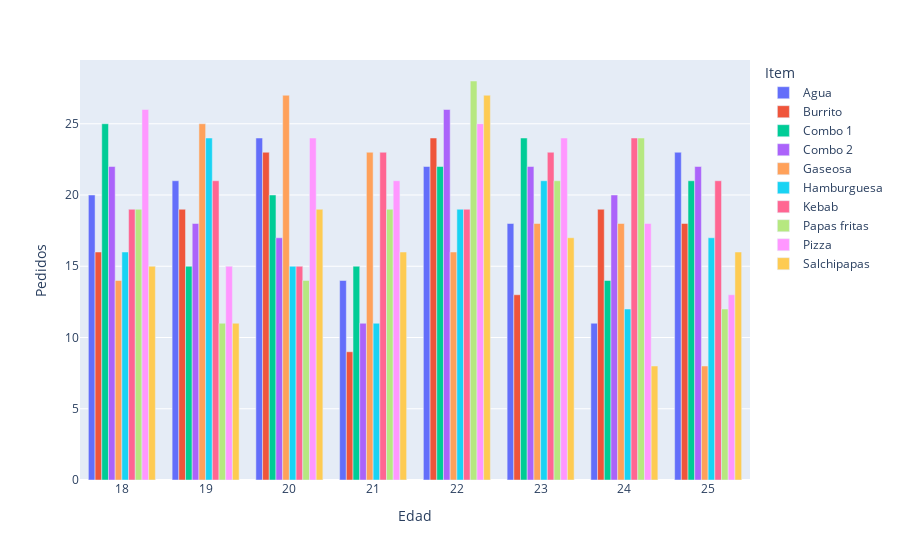

Notebook code for this chart:
### Code cell
edad_bar = px.bar(edad, x=edad.index, y=edad.columns, barmode="group")
edad_bar.update_yaxes(title_text="Pedidos")

### Figure 1 — Plotly figure (JSON) as saved in the notebook; plotly's stock layout.template omitted (floating-point values rounded to 4 significant figures)
{"data": [{"alignmentgroup": "True", "hovertemplate": "Item=Agua<br>Edad=%{x}<br>value=%{y}<extra></extra>", "legendgroup": "Agua", "marker": {"color": "#636efa", "pattern": {"shape": ""}}, "name": "Agua", "offsetgroup": "Agua", "orientation": "v", "showlegend": true, "textposition": "auto", "type": "bar", "x": [18, 19, 20, 21, 22, 23, 24, 25], "xaxis": "x", "y": [20, 21, 24, 14, 22, 18, 11, 23], "yaxis": "y"}, {"alignmentgroup": "True", "hovertemplate": "Item=Burrito<br>Edad=%{x}<br>value=%{y}<extra></extra>", "legendgroup": "Burrito", "marker": {"color": "#EF553B", "pattern": {"shape": ""}}, "name": "Burrito", "offsetgroup": "Burrito", "orientation": "v", "showlegend": true, "textposition": "auto", "type": "bar", "x": [18, 19, 20, 21, 22, 23, 24, 25], "xaxis": "x", "y": [16, 19, 23, 9, 24, 13, 19, 18], "yaxis": "y"}, {"alignmentgroup": "True", "hovertemplate": "Item=Combo 1<br>Edad=%{x}<br>value=%{y}<extra></extra>", "legendgroup": "Combo 1", "marker": {"color": "#00cc96", "pattern": {"shape": ""}}, "name": "Combo 1", "offsetgroup": "Combo 1", "orientation": "v", "showlegend": true, "textposition": "auto", "type": "bar", "x": [18, 19, 20, 21, 22, 23, 24, 25], "xaxis": "x", "y": [25, 15, 20, 15, 22, 24, 14, 21], "yaxis": "y"}, {"alignmentgroup": "True", "hovertemplate": "Item=Combo 2<br>Edad=%{x}<br>value=%{y}<extra></extra>", "legendgroup": "Combo 2", "marker": {"color": "#ab63fa", "pattern": {"shape": ""}}, "name": "Combo 2", "offsetgroup": "Combo 2", "orientation": "v", "showlegend": true, "textposition": "auto", "type": "bar", "x": [18, 19, 20, 21, 22, 23, 24, 25], "xaxis": "x", "y": [22, 18, 17, 11, 26, 22, 20, 22], "yaxis": "y"}, {"alignmentgroup": "True", "hovertemplate": "Item=Gaseosa<br>Edad=%{x}<br>value=%{y}<extra></extra>", "legendgroup": "Gaseosa", "marker": {"color": "#FFA15A", "pattern": {"shape": ""}}, "name": "Gaseosa", "offsetgroup": "Gaseosa", "orientation": "v", "showlegend": true, "textposition": "auto", "type": "bar", "x": [18, 19, 20, 21, 22, 23, 24, 25], "xaxis": "x", "y": [14, 25, 27, 23, 16, 18, 18, 8], "yaxis": "y"}, {"alignmentgroup": "True", "hovertemplate": "Item=Hamburguesa<br>Edad=%{x}<br>value=%{y}<extra></extra>", "legendgroup": "Hamburguesa", "marker": {"color": "#19d3f3", "pattern": {"shape": ""}}, "name": "Hamburguesa", "offsetgroup": "Hamburguesa", "orientation": "v", "showlegend": true, "textposition": "auto", "type": "bar", "x": [18, 19, 20, 21, 22, 23, 24, 25], "xaxis": "x", "y": [16, 24, 15, 11, 19, 21, 12, 17], "yaxis": "y"}, {"alignmentgroup": "True", "hovertemplate": "Item=Kebab<br>Edad=%{x}<br>value=%{y}<extra></extra>", "legendgroup": "Kebab", "marker": {"color": "#FF6692", "pattern": {"shape": ""}}, "name": "Kebab", "offsetgroup": "Kebab", "orientation": "v", "showlegend": true, "textposition": "auto", "type": "bar", "x": [18, 19, 20, 21, 22, 23, 24, 25], "xaxis": "x", "y": [19, 21, 15, 23, 19, 23, 24, 21], "yaxis": "y"}, {"alignmentgroup": "True", "hovertemplate": "Item=Papas fritas<br>Edad=%{x}<br>value=%{y}<extra></extra>", "legendgroup": "Papas fritas", "marker": {"color": "#B6E880", "pattern": {"shape": ""}}, "name": "Papas fritas", "offsetgroup": "Papas fritas", "orientation": "v", "showlegend": true, "textposition": "auto", "type": "bar", "x": [18, 19, 20, 21, 22, 23, 24, 25], "xaxis": "x", "y": [19, 11, 14, 19, 28, 21, 24, 12], "yaxis": "y"}, {"alignmentgroup": "True", "hovertemplate": "Item=Pizza<br>Edad=%{x}<br>value=%{y}<extra></extra>", "legendgroup": "Pizza", "marker": {"color": "#FF97FF", "pattern": {"shape": ""}}, "name": "Pizza", "offsetgroup": "Pizza", "orientation": "v", "showlegend": true, "textposition": "auto", "type": "bar", "x": [18, 19, 20, 21, 22, 23, 24, 25], "xaxis": "x", "y": [26, 15, 24, 21, 25, 24, 18, 13], "yaxis": "y"}, {"alignmentgroup": "True", "hovertemplate": "Item=Salchipapas<br>Edad=%{x}<br>value=%{y}<extra></extra>", "legendgroup": "Salchipapas", "marker": {"color": "#FECB52", "pattern": {"shape": ""}}, "name": "Salchipapas", "offsetgroup": "Salchipapas", "orientation": "v", "showlegend": true, "textposition": "auto", "type": "bar", "x": [18, 19, 20, 21, 22, 23, 24, 25], "xaxis": "x", "y": [15, 11, 19, 16, 27, 17, 8, 16], "yaxis": "y"}], "layout": {"barmode": "group", "legend": {"title": {"text": "Item"}, "tracegroupgap": 0}, "margin": {"t": 60}, "xaxis": {"anchor": "y", "domain": [0, 1], "title": {"text": "Edad"}}, "yaxis": {"anchor": "x", "domain": [0, 1], "title": {"text": "Pedidos"}}}}
